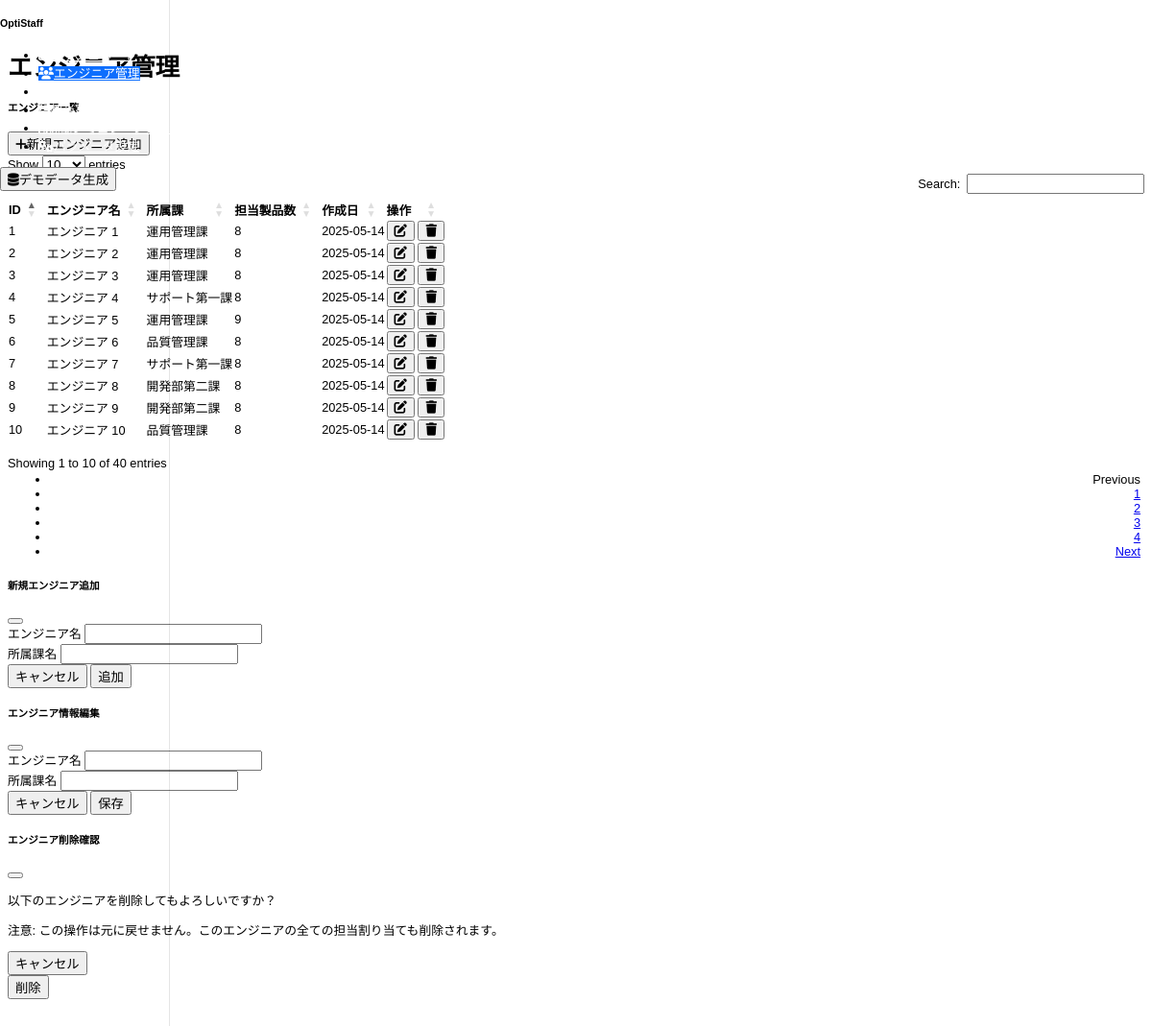
Page /engineers on the committed database.
### models.py (models this page shows)
class Engineer(db.Model):
    id = db.Column(db.Integer, primary_key=True)
    name = db.Column(db.String(100), nullable=False)
    department = db.Column(db.String(100), nullable=False)
    max_products = db.Column(db.Integer, default=5)
    created_at = db.Column(db.DateTime, default=datetime.utcnow)
    updated_at = db.Column(db.DateTime, default=datetime.utcnow, onupdate=datetime.utcnow)
    assignments = db.relationship('Assignment', back_populates='engineer', lazy='joined')
    __table_args__ = (
        Index('idx_engineer_department', 'department'),
    )

### routes.py (the view)
@app.route('/engineers')
def engineers():
    engineers_list = Engineer.query.all()
    return render_template('engineers.html', engineers=engineers_list)

### templates/engineers.html (shortened to what this page needs)
{% extends 'base.html' %}
{% block title %}エンジニア管理{% endblock %}
{% block content %}
<div class="row mb-4">
    <div class="col-md-12">
        <div class="card">
            <div class="card-header d-flex justify-content-between align-items-center">
                <h5 class="card-title mb-0">エンジニア一覧</h5>
                <button class="btn btn-primary btn-sm" data-bs-toggle="modal" data-bs-target="#addEngineerModal">
                    <i class="fas fa-plus me-2"></i>新規エンジニア追加
                </button>
            </div>
            <div class="card-body">
                <div class="table-responsive">
                    <table id="engineersTable" class="table table-striped">
                        <thead>
                            <tr>
                                <th>ID</th>
                                <th>エンジニア名</th>
                                <th>所属課</th>
                                <th>担当製品数</th>
                                <th>作成日</th>
                                <th>操作</th>
                            </tr>
                        </thead>
                        <tbody>
                            {% for engineer in engineers %}
                            <tr>
                                <td>{{ engineer.id }}</td>
                                <td>{{ engineer.name }}</td>
                                <td>{{ engineer.department }}</td>
                                <td>{{ engineer.assignments|length }}</td>
                                <td>{{ engineer.created_at.strftime('%Y-%m-%d') }}</td>
                                <td>
                                    <button class="btn btn-sm btn-outline-primary edit-engineer-btn"
                                            data-id="{{ engineer.id }}"
                                            data-name="{{ engineer.name }}"
                                            data-department="{{ engineer.department }}">
                                        <i class="fas fa-edit"></i>
                                    </button>
                                    <button class="btn btn-sm btn-outline-danger delete-engineer-btn"
                                            data-id="{{ engineer.id }}"
                                            data-name="{{ engineer.name }}">
                                        <i class="fas fa-trash"></i>
                                    </button>
                                </td>
                            </tr>
                            {% endfor %}
                        </tbody>
                    </table>
                </div>
            </div>
        </div>
    </div>
</div>
<div class="modal fade" id="addEngineerModal" tabindex="-1" aria-labelledby="addEngineerModalLabel" aria-hidden="true">
    <div class="modal-dialog">
        <div class="modal-content">
            <div class="modal-header">
                <h5 class="modal-title" id="addEngineerModalLabel">新規エンジニア追加</h5>
                <button type="button" class="btn-close" data-bs-dismiss="modal" aria-label="Close"></button>
            </div>
            <form action="{{ url_for('add_engineer') }}" method="post">
                <div class="modal-body">
                    <div class="mb-3">
                        <label for="name" class="form-label">エンジニア名</label>
                        <input type="text" class="form-control" id="name" name="name" required>
                    </div>
                    <div class="mb-3">
                        <label for="department" class="form-label">所属課名</label>
                        <input type="text" class="form-control" id="department" name="department" required>
                    </div>
                </div>
                <div class="modal-footer">
                    <button type="button" class="btn btn-secondary" data-bs-dismiss="modal">キャンセル</button>
                    <button type="submit" class="btn btn-primary">追加</button>
                </div>
            </form>
        </div>
    </div>
</div>
<div class="modal fade" id="editEngineerModal" tabindex="-1" aria-labelledby="editEngineerModalLabel" aria-hidden="true">
    <div class="modal-dialog">
        <div class="modal-content">
            <div class="modal-header">
                <h5 class="modal-title" id="editEngineerModalLabel">エンジニア情報編集</h5>
                <button type="button" class="btn-close" data-bs-dismiss="modal" aria-label="Close"></button>
            </div>
            <form id="editEngineerForm" action="" method="post">
                <div class="modal-body">
                    <div class="mb-3">
                        <label for="edit_name" class="form-label">エンジニア名</label>
                        <input type="text" class="form-control" id="edit_name" name="name" required>
                    </div>
                    <div class="mb-3">
                        <label for="edit_department" class="form-label">所属課名</label>
                        <input type="text" class="form-control" id="edit_department" name="department" required>
                    </div>
                </div>
                <div class="modal-footer">
                    <button type="button" class="btn btn-secondary" data-bs-dismiss="modal">キャンセル</button>
                    <button type="submit" class="btn btn-primary">保存</button>
                </div>
            </form>
        </div>
    </div>
</div>
<div class="modal fade" id="deleteEngineerModal" tabindex="-1" aria-labelledby="deleteEngineerModalLabel" aria-hidden="true">
    <div class="modal-dialog">
        <div class="modal-content">
            <div class="modal-header">
                <h5 class="modal-title" id="deleteEngineerModalLabel">エンジニア削除確認</h5>
                <button type="button" class="btn-close" data-bs-dismiss="modal" aria-label="Close"></button>
            </div>
            <div class="modal-body">
                <p>以下のエンジニアを削除してもよろしいですか？</p>
                <p class="text-danger">注意: この操作は元に戻せません。このエンジニアの全ての担当割り当ても削除されます。</p>
            </div>
            <div class="modal-footer">
                <button type="button" class="btn btn-secondary" data-bs-dismiss="modal">キャンセル</button>
                <form id="deleteEngineerForm" action="" method="post">
                    <button type="submit" class="btn btn-danger">削除</button>
                </form>
            </div>
        </div>
    </div>
</div>
{% endblock %}

### static/css/custom.css (style rules this page uses)
body { font-size: 80%; }
.card { transition: all 0.3s ease; }
.table-responsive { overflow-x: auto; }
body { font-family: 'Hiragino Kaku Gothic Pro', 'Meiryo', sans-serif; }

### rows in the picture
Engineer: id "1", name "エンジニア 1", department "運用管理課", assignments|length "8", created_at "2025-05-14"
Engineer: id "2", name "エンジニア 2", department "運用管理課", assignments|length "8", created_at "2025-05-14"
Engineer: id "3", name "エンジニア 3", department "運用管理課", assignments|length "8", created_at "2025-05-14"
Engineer: id "4", name "エンジニア 4", department "サポート第一課", assignments|length "8", created_at "2025-05-14"
Engineer: id "5", name "エンジニア 5", department "運用管理課", assignments|length "9", created_at "2025-05-14"
Engineer: id "6", name "エンジニア 6", department "品質管理課", assignments|length "8", created_at "2025-05-14"
Engineer: id "7", name "エンジニア 7", department "サポート第一課", assignments|length "8", created_at "2025-05-14"
Engineer: id "8", name "エンジニア 8", department "開発部第二課", assignments|length "8", created_at "2025-05-14"
Engineer: id "9", name "エンジニア 9", department "開発部第二課", assignments|length "8", created_at "2025-05-14"
Engineer: id "10", name "エンジニア 10", department "品質管理課", assignments|length "8", created_at "2025-05-14"
